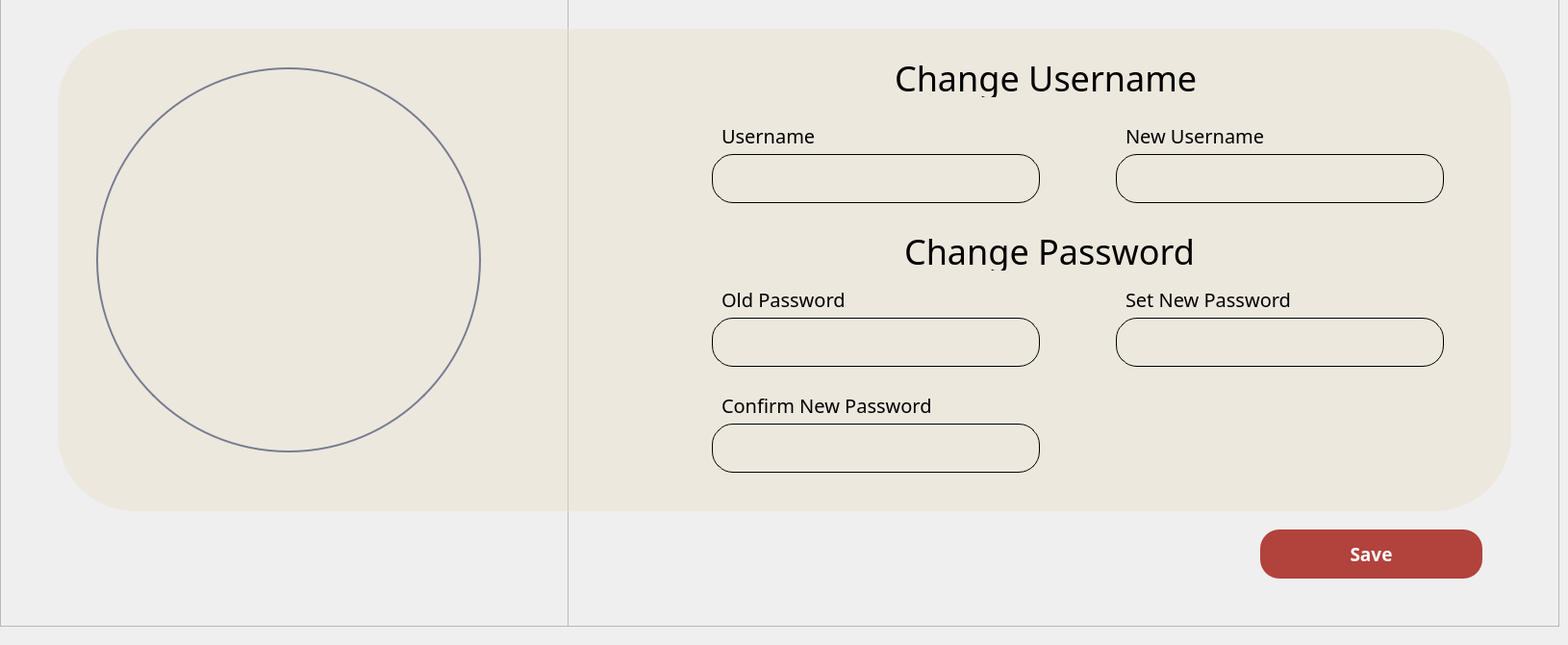
     <widget class="QWidget" name="page_4">
      <widget class="QFrame" name="frame_7">
       <property name="geometry">
        <rect>
         <x>590</x>
         <y>-10</y>
         <width>1031</width>
         <height>661</height>
        </rect>
       </property>
       <property name="frameShape">
        <enum>QFrame::StyledPanel</enum>
       </property>
       <property name="frameShadow">
        <enum>QFrame::Raised</enum>
       </property>
       <widget class="QFrame" name="frame_44">
        <property name="geometry">
         <rect>
          <x>0</x>
          <y>0</y>
          <width>981</width>
          <height>661</height>
         </rect>
        </property>
        <property name="font">
         <font>
          <pointsize>7</pointsize>
         </font>
        </property>
        <property name="styleSheet">
         <string notr="true">background: transparent;</string>
        </property>
        <property name="frameShape">
         <enum>QFrame::StyledPanel</enum>
        </property>
        <property name="frameShadow">
         <enum>QFrame::Raised</enum>
        </property>
        <widget class="QLabel" name="userNameText_2">
         <property name="geometry">
          <rect>
           <x>160</x>
           <y>130</y>
           <width>141</width>
           <height>41</height>
          </rect>
         </property>
         <property name="font">
          <font>
           <family>Poppins Medium</family>
           <pointsize>-1</pointsize>
          </font>
         </property>
         <property name="styleSheet">
          <string notr="true">
QLabel {
	font-size:20px;
}
    
</string>
         </property>
         <property name="text">
          <string>Username</string>
         </property>
        </widget>
        <widget class="QLineEdit" name="userNameEnter_2">
         <property name="geometry">
          <rect>
           <x>150</x>
           <y>170</y>
           <width>341</width>
           <height>51</height>
          </rect>
         </property>
         <property name="font">
          <font>
           <pointsize>15</pointsize>
          </font>
         </property>
         <property name="styleSheet">
          <string notr="true">border: 1px solid #000000; 
border-radius: 22px; 
padding: 1px;</string>
         </property>
         <property name="text">
          <string/>
         </property>
         <property name="placeholderText">
          <string/>
         </property>
        </widget>
        <widget class="QLabel" name="oldPassText_2">
         <property name="geometry">
          <rect>
           <x>160</x>
           <y>300</y>
           <width>201</width>
           <height>41</height>
          </rect>
         </property>
         <property name="font">
          <font>
           <family>Poppins Medium</family>
           <pointsize>-1</pointsize>
          </font>
         </property>
         <property name="styleSheet">
          <string notr="true">
QLabel {
	font-size:20px;
}
    
</string>
         </property>
         <property name="text">
          <string>Old Password</string>
         </property>
        </widget>
        <widget class="QLineEdit" name="oldPassEnter_2">
         <property name="geometry">
          <rect>
           <x>150</x>
           <y>340</y>
           <width>341</width>
           <height>51</height>
          </rect>
         </property>
         <property name="font">
          <font>
           <pointsize>15</pointsize>
          </font>
         </property>
         <property name="styleSheet">
          <string notr="true">border: 1px solid #000000; 
border-radius: 22px; 
padding: 1px;</string>
         </property>
         <property name="text">
          <string/>
         </property>
         <property name="placeholderText">
          <string/>
         </property>
        </widget>
        <widget class="QLabel" name="setPassText_2">
         <property name="geometry">
          <rect>
           <x>580</x>
           <y>300</y>
           <width>261</width>
           <height>41</height>
          </rect>
         </property>
         <property name="font">
          <font>
           <family>Poppins Medium</family>
           <pointsize>-1</pointsize>
          </font>
         </property>
         <property name="styleSheet">
          <string notr="true">
QLabel {
	font-size:20px;
}
    
</string>
         </property>
         <property name="text">
          <string>Set New Password</string>
         </property>
        </widget>
        <widget class="QLineEdit" name="setPassEnter_2">
         <property name="geometry">
          <rect>
           <x>570</x>
           <y>340</y>
           <width>341</width>
           <height>51</height>
          </rect>
         </property>
         <property name="font">
          <font>
           <pointsize>15</pointsize>
          </font>
         </property>
         <property name="styleSheet">
          <string notr="true">border: 1px solid #000000; 
border-radius: 22px; 
padding: 1px;</string>
         </property>
         <property name="text">
          <string/>
         </property>
         <property name="placeholderText">
          <string/>
         </property>
        </widget>
        <widget class="QLabel" name="label_6">
         <property name="geometry">
          <rect>
           <x>-70</x>
           <y>40</y>
           <width>1051</width>
           <height>501</height>
          </rect>
         </property>
         <property name="styleSheet">
          <string notr="true">background-color: rgba(235, 224, 204, 0.47); 
border-radius: 80px;
</string>
         </property>
         <property name="text">
          <string/>
         </property>
        </widget>
        <widget class="QPushButton" name="pushButton_saveCashierDetails">
         <property name="geometry">
          <rect>
           <x>720</x>
           <y>560</y>
           <width>231</width>
           <height>51</height>
          </rect>
         </property>
         <property name="font">
          <font>
           <family>Poppins Medium</family>
           <pointsize>14</pointsize>
           <weight>62</weight>
           <bold>true</bold>
          </font>
         </property>
         <property name="styleSheet">
          <string notr="true">
color: #ffffff;
border-radius: 20px; 
padding: 3px; 
background-color: #b2423c; 
font-weight: 500;
</string>
         </property>
         <property name="text">
          <string>Save</string>
         </property>
        </widget>
        <widget class="QLabel" name="changeUserNameText_2">
         <property name="geometry">
          <rect>
           <x>340</x>
           <y>70</y>
           <width>351</width>
           <height>41</height>
          </rect>
         </property>
         <property name="font">
          <font>
           <family>Poppins Medium</family>
           <pointsize>-1</pointsize>
          </font>
         </property>
         <property name="styleSheet">
          <string notr="true">
QLabel {
	font-size:36px;
	font-color: #003366;
}
    
</string>
         </property>
         <property name="text">
          <string>Change Username</string>
         </property>
        </widget>
        <widget class="QLineEdit" name="newUserNameEnter_2">
         <property name="geometry">
          <rect>
           <x>570</x>
           <y>170</y>
           <width>341</width>
           <height>51</height>
          </rect>
         </property>
         <property name="font">
          <font>
           <pointsize>15</pointsize>
          </font>
         </property>
         <property name="styleSheet">
          <string notr="true">border: 1px solid #000000; 
border-radius: 22px; 
padding: 1px;</string>
         </property>
         <property name="text">
          <string/>
         </property>
         <property name="placeholderText">
          <string/>
         </property>
        </widget>
        <widget class="QLabel" name="newUserNameText_2">
         <property name="geometry">
          <rect>
           <x>580</x>
           <y>130</y>
           <width>191</width>
           <height>41</height>
          </rect>
         </property>
         <property name="font">
          <font>
           <family>Poppins Medium</family>
           <pointsize>-1</pointsize>
          </font>
         </property>
         <property name="styleSheet">
          <string notr="true">
QLabel {
	font-size:20px;
}
    
</string>
         </property>
         <property name="text">
          <string>New Username</string>
         </property>
        </widget>
        <widget class="QLabel" name="changeUserPassText_2">
         <property name="geometry">
          <rect>
           <x>350</x>
           <y>250</y>
           <width>361</width>
           <height>41</height>
          </rect>
         </property>
         <property name="font">
          <font>
           <family>Poppins Medium</family>
           <pointsize>-1</pointsize>
          </font>
         </property>
         <property name="styleSheet">
          <string notr="true">
QLabel {
	font-size:36px;
}
    
</string>
         </property>
         <property name="text">
          <string>Change Password</string>
         </property>
        </widget>
        <widget class="QLineEdit" name="confirmPassEnter_2">
         <property name="geometry">
          <rect>
           <x>150</x>
           <y>450</y>
           <width>341</width>
           <height>51</height>
          </rect>
         </property>
         <property name="font">
          <font>
           <pointsize>15</pointsize>
          </font>
         </property>
         <property name="styleSheet">
          <string notr="true">border: 1px solid #000000; 
border-radius: 22px; 
padding: 1px;</string>
         </property>
         <property name="text">
          <string/>
         </property>
         <property name="placeholderText">
          <string/>
         </property>
        </widget>
        <widget class="QLabel" name="confirmPassText_2">
         <property name="geometry">
          <rect>
           <x>160</x>
           <y>410</y>
           <width>261</width>
           <height>41</height>
          </rect>
         </property>
         <property name="font">
          <font>
           <family>Poppins Medium</family>
           <pointsize>-1</pointsize>
          </font>
         </property>
         <property name="styleSheet">
          <string notr="true">
QLabel {
	font-size:20px;
}
    
</string>
         </property>
         <property name="text">
          <string>Confirm New Password</string>
         </property>
        </widget>
        <zorder>label_6</zorder>
        <zorder>userNameText_2</zorder>
        <zorder>userNameEnter_2</zorder>
        <zorder>oldPassText_2</zorder>
        <zorder>oldPassEnter_2</zorder>
        <zorder>setPassText_2</zorder>
        <zorder>setPassEnter_2</zorder>
        <zorder>pushButton_saveCashierDetails</zorder>
        <zorder>changeUserNameText_2</zorder>
        <zorder>newUserNameEnter_2</zorder>
        <zorder>newUserNameText_2</zorder>
        <zorder>changeUserPassText_2</zorder>
        <zorder>confirmPassEnter_2</zorder>
        <zorder>confirmPassText_2</zorder>
       </widget>
      </widget>
      <widget class="QFrame" name="frame_3">
       <property name="geometry">
        <rect>
         <x>0</x>
         <y>-10</y>
         <width>591</width>
         <height>661</height>
        </rect>
       </property>
       <property name="frameShape">
        <enum>QFrame::StyledPanel</enum>
       </property>
       <property name="frameShadow">
        <enum>QFrame::Raised</enum>
       </property>
       <widget class="QLabel" name="label_createUSER_profile_pic_cashier">
        <property name="geometry">
         <rect>
          <x>100</x>
          <y>80</y>
          <width>400</width>
          <height>400</height>
         </rect>
        </property>
        <property name="styleSheet">
         <string notr="true">border-radius: 200px;   /* half of 400 */
border: 2px solid #12245c;  /* optional: blue border */
</string>
        </property>
        <property name="text">
         <string/>
        </property>
        <property name="pixmap">
         <pixmap>:/JJimages/userProfilepicture.png</pixmap>
        </property>
        <property name="scaledContents">
         <bool>true</bool>
        </property>
       </widget>
       <widget class="QLabel" name="label_2">
        <property name="geometry">
         <rect>
          <x>60</x>
          <y>40</y>
          <width>671</width>
          <height>501</height>
         </rect>
        </property>
        <property name="styleSheet">
         <string notr="true">background-color: rgba(235, 224, 204, 0.47); /* #ebe0cc with 47% opacity */
border-radius:80px;</string>
        </property>
        <property name="text">
         <string/>
        </property>
       </widget>
      </widget>
     </widget>
